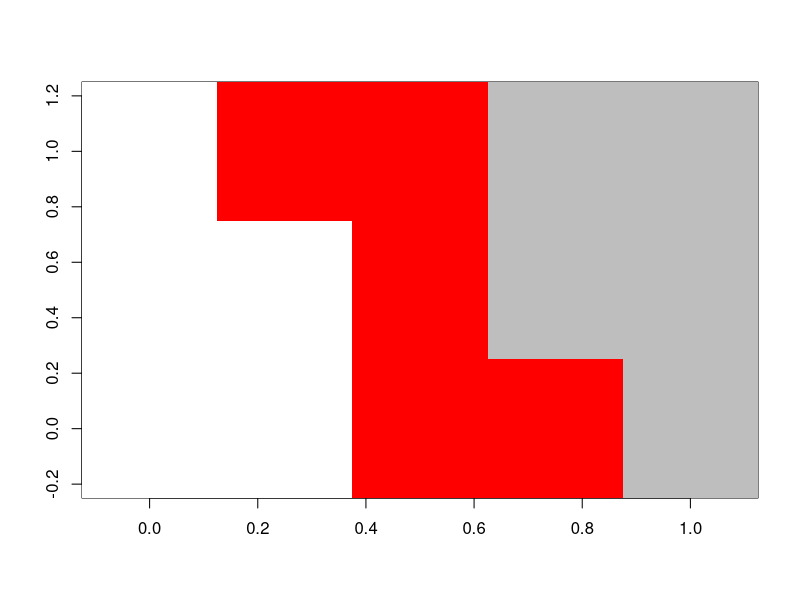
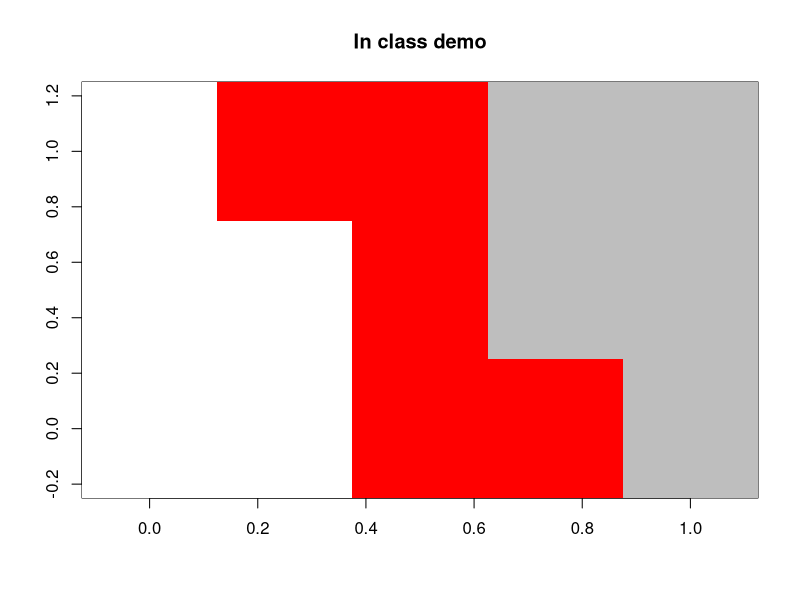
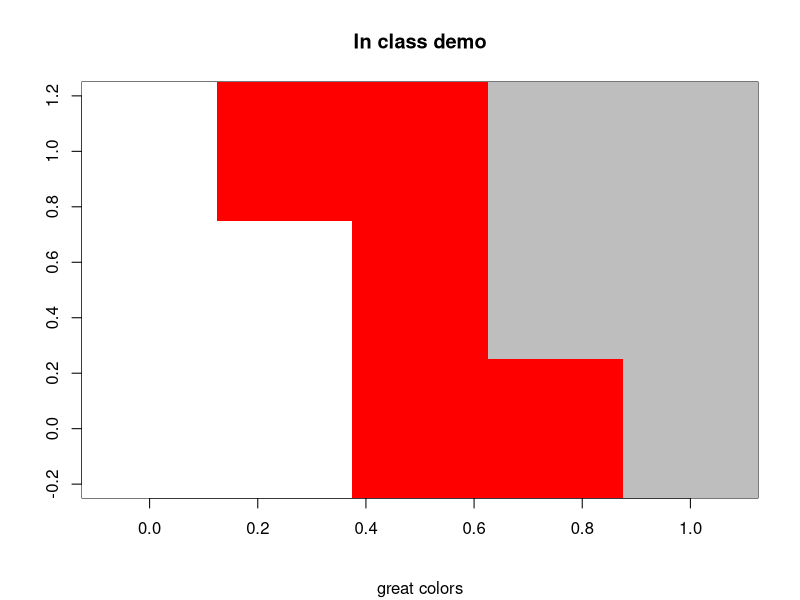
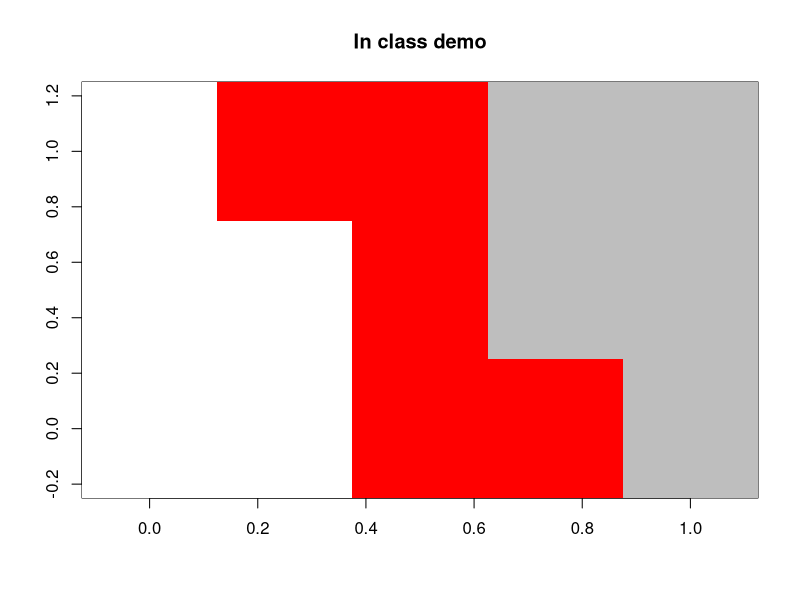
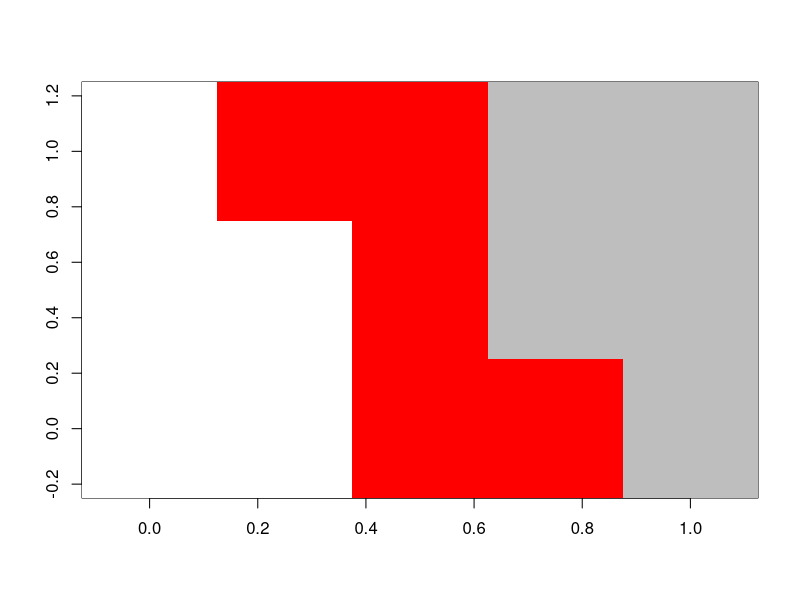
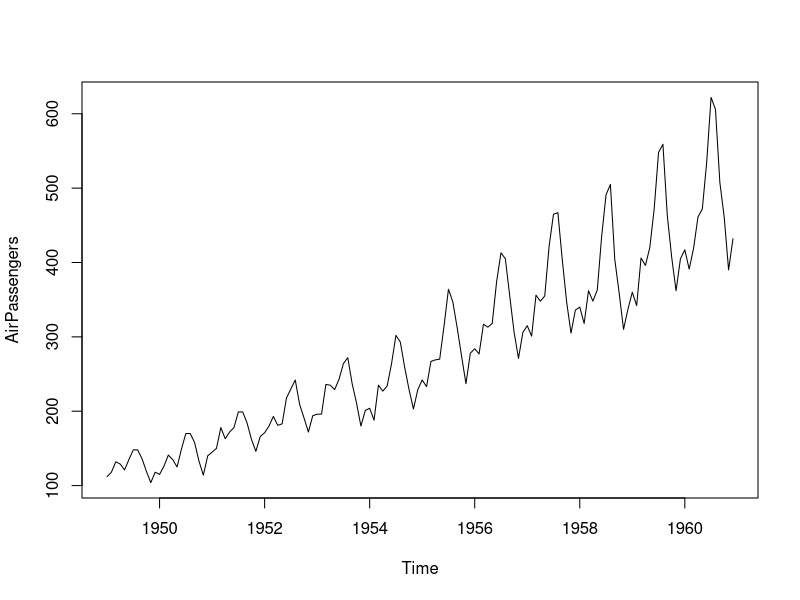
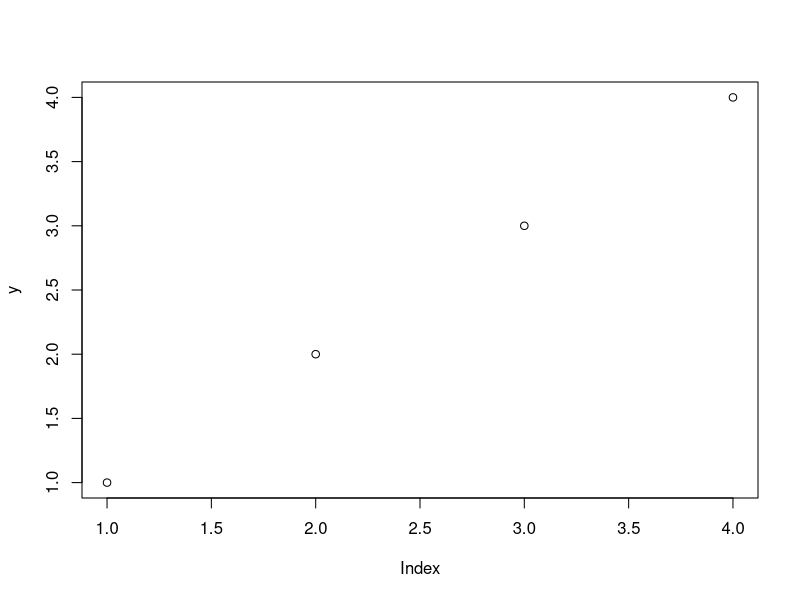
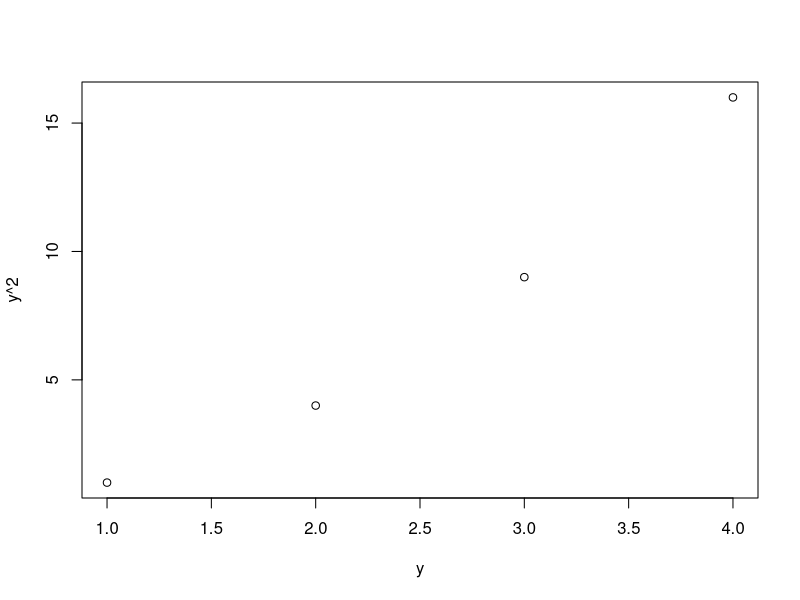

Here is the R script that generated these plots, in order:

# Announcements
# 1. Today at 5 / after class Prof. Norris will be available.
# https://csus.zoom.us/my/michellenorris
# 2. I'm "grading as they come in"

# 123 GO: What's your word of the day?

# References:
# Introduction to R https://cran.r-project.org/doc/manuals/r-release/R-intro.html#The-three-dots-argument
# Advanced R S3 methods: https://adv-r.hadley.nz/s3.html

# Outcomes:
# 1. Write methods for generic functions
# 2. Write wrapper functions using ... (ellipsis)

# 123 GO:
# Which functions do we have for the SIR model?
# 1. initialize
# 2. plot / image
# 3. iteration of infection step
# 4. sir() - the full blown simulation (due next week)

# two schools of thought for coding in R
# 1. "Just get something done" - write a script
# 2. "Software developer mindset" - thinking about how to organize
#     all your code and make it beautiful, clean, user friendly.

x = rep(0:2, each = 5)
x = matrix(x, nrow = 3)

# ... pronounced "dot dot dot" or ellipses
# Pass all extra arguments besides x into image()

# image() is a wrapper for plot()
# plotsir() is a wrapper for image
plotsir = function(x, ...){
  image(t(x), col = c("white", "red", "grey"), ...)
}
# 123 GO:
# CAN plotsir() accept the argument main?

# 123 GO: Will this work?
# Want to do the simple thing:
plotsir(x)

# Want to do more complicated things:
plotsir(x, main = "In class demo")

plotsir(x, main = "In class demo", sub = "great colors")

plotsir(x, main = "In class demo", leijan = "great colors")

# 123 GO:
# Is it a good idea to keep adding all the arguments into plotsir?
# NO.

# 123 GO:
# Should plotsir() be considered a high level plotting
# function?
# yes


plotsir(x)

# I want to put a title on the plot.

f = function(...) list(...)

f(1, 2, "hello", 5:8)

# R's ... is similar to:
# Python *args, **kwargs

# OOP
# Object oriented programming


# Works great for time series
# plotting time series does something nice too
plot(AirPassengers)
class(AirPassengers)

# plotting numeric vectors does something intuitive
y = 1:4
plot(y)
plot(y, y^2)

# 123 GO: Is plot doing the same thing for numeric vectors as
# for time series?
# NO- plot does completely different things depending on the class
# of the first argument.
# This is OOP - object oriented programming

# Greedy user wants to do this:
plot(x)

# Using R's S3 system
class(x)

# Can change the class of x:
class(x) = c("SIR", class(x))

# Defined new method for plot
plot.SIR = function(x, ...){
  image(t(x), col = c("white", "red", "grey"), ...)
}

# Relied on OOP:
# plot dispatched on the class of x (SIR) and called plot.SIR
plot(x)

# use plot.SIR explicitly:
plot.SIR(x, main = "demo")

# How do we know when we can define methods?
# plot is a "generic function", meaning it that it calls
# methods to do the actual work.
# You know this because when you print out the function,
# all you see is:
# UseMethod("plot")

# 123 GO:
# Is summary a generic function?

# 123 GO:
# I defined a function named plot.SIR 
# What function do I define to get a summary method
# for my SIR objects?
summary.SIR = function(x, ...)
{
  table(as.vector(x), ...)
}

summary(x)

# plot and summary are the most common methods used in R

# Not this:
sum(x, na.rm = F)

# Do this instead:
# FALSE is a string literal, meaning it cannot be redefined.
sum(x, na.rm = FALSE)
